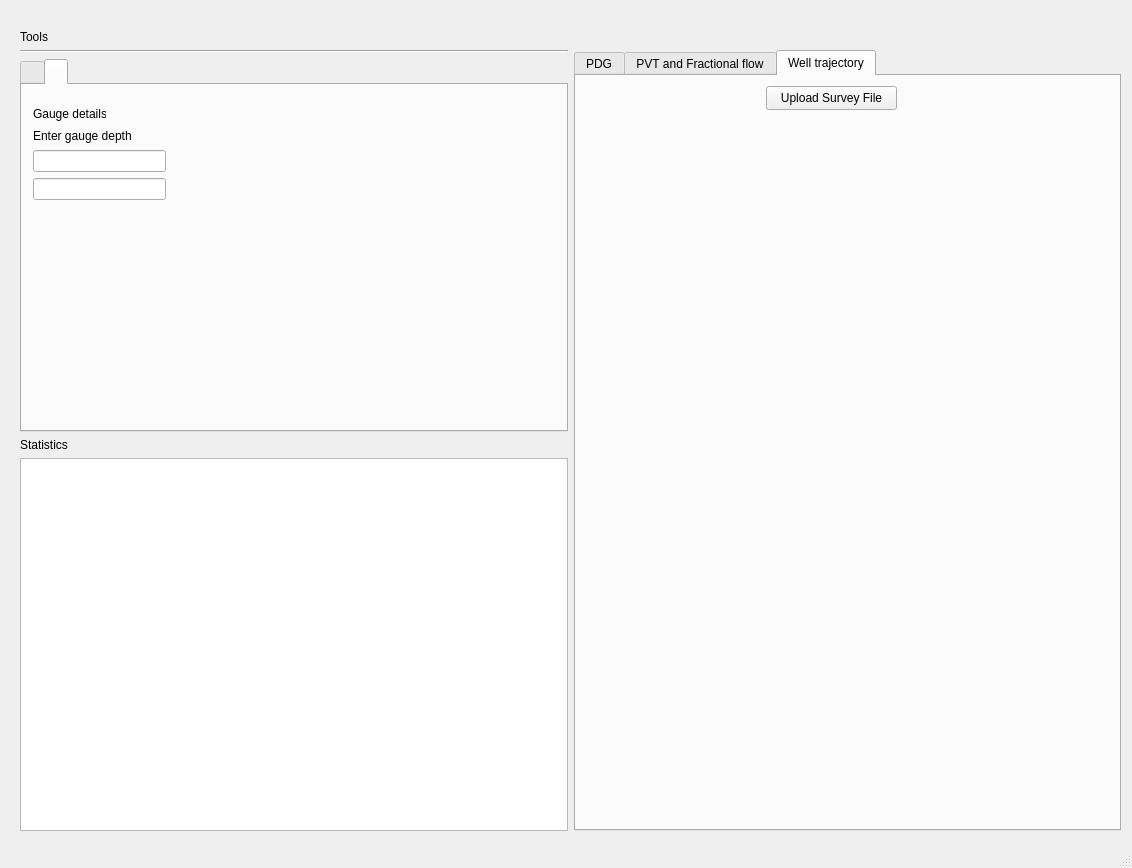
<?xml version="1.0" encoding="UTF-8"?>
<ui version="4.0">
 <class>MainWindow</class>
 <widget class="QMainWindow" name="MainWindow">
  <property name="geometry">
   <rect>
    <x>0</x>
    <y>0</y>
    <width>1132</width>
    <height>868</height>
   </rect>
  </property>
  <property name="windowTitle">
   <string>MainWindow</string>
  </property>
  <widget class="QWidget" name="centralwidget">
   <widget class="QWidget" name="layoutWidget">
    <property name="geometry">
     <rect>
      <x>20</x>
      <y>30</y>
      <width>1101</width>
      <height>801</height>
     </rect>
    </property>
    <layout class="QGridLayout" name="gridLayout">
     <property name="sizeConstraint">
      <enum>QLayout::SetDefaultConstraint</enum>
     </property>
     <item row="0" column="0">
      <widget class="QLabel" name="label_tools">
       <property name="text">
        <string>Tools</string>
       </property>
      </widget>
     </item>
     <item row="1" column="0">
      <widget class="Line" name="line">
       <property name="orientation">
        <enum>Qt::Horizontal</enum>
       </property>
      </widget>
     </item>
     <item row="1" column="1" rowspan="4">
      <widget class="QTabWidget" name="tab_results">
       <property name="currentIndex">
        <number>2</number>
       </property>
       <widget class="QWidget" name="tab_pdg">
        <attribute name="title">
         <string>PDG</string>
        </attribute>
        <widget class="QPushButton" name="button_upload_file">
         <property name="geometry">
          <rect>
           <x>160</x>
           <y>320</y>
           <width>171</width>
           <height>91</height>
          </rect>
         </property>
         <property name="font">
          <font>
           <pointsize>19</pointsize>
          </font>
         </property>
         <property name="styleSheet">
          <string notr="true">color: rgb(255, 255, 255);
background-color: rgb(0, 189, 139);</string>
         </property>
         <property name="text">
          <string>Upload Files</string>
         </property>
        </widget>
       </widget>
       <widget class="QWidget" name="tab_pvt">
        <attribute name="title">
         <string>PVT and Fractional flow</string>
        </attribute>
       </widget>
       <widget class="QWidget" name="tab_wt">
        <attribute name="title">
         <string>Well trajectory</string>
        </attribute>
        <widget class="QPushButton" name="survey_data_upload_push_button">
         <property name="geometry">
          <rect>
           <x>190</x>
           <y>10</y>
           <width>131</width>
           <height>24</height>
          </rect>
         </property>
         <property name="text">
          <string>Upload Survey File</string>
         </property>
        </widget>
       </widget>
      </widget>
     </item>
     <item row="2" column="0">
      <widget class="QTabWidget" name="tab_tools">
       <property name="currentIndex">
        <number>1</number>
       </property>
       <widget class="QWidget" name="tab_tools_cleaning">
        <attribute name="icon">
         <iconset resource="resources.qrc">
          <normaloff>:/images/paintbrush.png</normaloff>:/images/paintbrush.png</iconset>
        </attribute>
        <attribute name="title">
         <string/>
        </attribute>
        <widget class="QWidget" name="layoutWidget">
         <property name="geometry">
          <rect>
           <x>0</x>
           <y>0</y>
           <width>130</width>
           <height>166</height>
          </rect>
         </property>
         <layout class="QVBoxLayout" name="verticalLayout_2">
          <item>
           <widget class="QLabel" name="label_data_cleaning">
            <property name="text">
             <string>Data Cleaning</string>
            </property>
           </widget>
          </item>
          <item>
           <widget class="QLabel" name="label_delete_null_values">
            <property name="text">
             <string>Delete null values?</string>
            </property>
           </widget>
          </item>
          <item>
           <widget class="QRadioButton" name="radioButton_keep_null">
            <property name="text">
             <string>Keep</string>
            </property>
           </widget>
          </item>
          <item>
           <widget class="QRadioButton" name="radioButton__remove_null">
            <property name="text">
             <string>Remove</string>
            </property>
           </widget>
          </item>
          <item>
           <widget class="QLabel" name="label_delete_duplicate">
            <property name="text">
             <string>Delete duplicate values?</string>
            </property>
           </widget>
          </item>
          <item>
           <widget class="QRadioButton" name="radioButton_keep_duplicate">
            <property name="text">
             <string>Keep</string>
            </property>
           </widget>
          </item>
          <item>
           <widget class="QRadioButton" name="radioButton_remove_duplicate">
            <property name="text">
             <string>Remove</string>
            </property>
           </widget>
          </item>
         </layout>
        </widget>
       </widget>
       <widget class="QWidget" name="tab_tools_values">
        <attribute name="icon">
         <iconset resource="resources.qrc">
          <normaloff>:/images/gear.png</normaloff>:/images/gear.png</iconset>
        </attribute>
        <attribute name="title">
         <string/>
        </attribute>
        <widget class="QLabel" name="label_gauge_details">
         <property name="geometry">
          <rect>
           <x>11</x>
           <y>21</y>
           <width>73</width>
           <height>16</height>
          </rect>
         </property>
         <property name="text">
          <string>Gauge details</string>
         </property>
        </widget>
        <widget class="QLabel" name="label_gauge_depth">
         <property name="geometry">
          <rect>
           <x>11</x>
           <y>43</y>
           <width>99</width>
           <height>16</height>
          </rect>
         </property>
         <property name="text">
          <string>Enter gauge depth</string>
         </property>
        </widget>
        <widget class="QLineEdit" name="lineEdit_depth2">
         <property name="geometry">
          <rect>
           <x>11</x>
           <y>93</y>
           <width>133</width>
           <height>22</height>
          </rect>
         </property>
        </widget>
        <widget class="QLineEdit" name="lineEdit_depth1">
         <property name="geometry">
          <rect>
           <x>11</x>
           <y>65</y>
           <width>133</width>
           <height>22</height>
          </rect>
         </property>
        </widget>
       </widget>
      </widget>
     </item>
     <item row="3" column="0">
      <widget class="QLabel" name="label_statistics">
       <property name="text">
        <string>Statistics</string>
       </property>
      </widget>
     </item>
     <item row="4" column="0">
      <widget class="QTextBrowser" name="text_statistics"/>
     </item>
    </layout>
   </widget>
  </widget>
  <widget class="QMenuBar" name="menubar">
   <property name="geometry">
    <rect>
     <x>0</x>
     <y>0</y>
     <width>1132</width>
     <height>22</height>
    </rect>
   </property>
  </widget>
  <widget class="QStatusBar" name="statusbar"/>
 </widget>
 <resources>
  <include location="resources.qrc"/>
 </resources>
 <connections/>
</ui>
